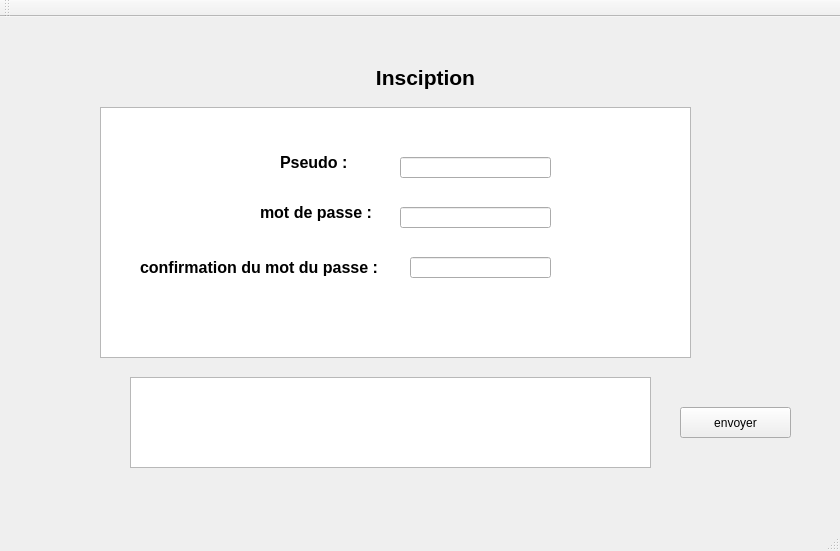
<?xml version="1.0" encoding="UTF-8"?>
<ui version="4.0">
 <class>clientClass</class>
 <widget class="QMainWindow" name="clientClass">
  <property name="geometry">
   <rect>
    <x>0</x>
    <y>0</y>
    <width>840</width>
    <height>551</height>
   </rect>
  </property>
  <property name="windowTitle">
   <string>client</string>
  </property>
  <widget class="QWidget" name="centralWidget">
   <widget class="QPushButton" name="connexionButton">
    <property name="geometry">
     <rect>
      <x>380</x>
      <y>310</y>
      <width>111</width>
      <height>31</height>
     </rect>
    </property>
    <property name="toolTip">
     <string>&lt;html&gt;&lt;head/&gt;&lt;body&gt;&lt;p align=&quot;center&quot;&gt;&lt;br/&gt;&lt;/p&gt;&lt;/body&gt;&lt;/html&gt;</string>
    </property>
    <property name="styleSheet">
     <string notr="true">font: 8pt &quot;Noto Sans Arabic&quot;;</string>
    </property>
    <property name="text">
     <string>Connexion</string>
    </property>
   </widget>
   <widget class="QPushButton" name="inscriptionButton">
    <property name="geometry">
     <rect>
      <x>380</x>
      <y>370</y>
      <width>111</width>
      <height>31</height>
     </rect>
    </property>
    <property name="text">
     <string>Inscription</string>
    </property>
   </widget>
   <widget class="QLineEdit" name="speudoLineEdit">
    <property name="geometry">
     <rect>
      <x>370</x>
      <y>150</y>
      <width>141</width>
      <height>31</height>
     </rect>
    </property>
   </widget>
   <widget class="QLineEdit" name="mot_passeLineEdit">
    <property name="geometry">
     <rect>
      <x>370</x>
      <y>240</y>
      <width>141</width>
      <height>31</height>
     </rect>
    </property>
   </widget>
   <widget class="QLabel" name="pseudo">
    <property name="geometry">
     <rect>
      <x>260</x>
      <y>150</y>
      <width>91</width>
      <height>41</height>
     </rect>
    </property>
    <property name="text">
     <string>&lt;html&gt;&lt;head/&gt;&lt;body&gt;&lt;p&gt;&lt;span style=&quot; font-size:12pt; font-weight:600;&quot;&gt;pseudo :&lt;/span&gt;&lt;/p&gt;&lt;/body&gt;&lt;/html&gt;</string>
    </property>
   </widget>
   <widget class="QLabel" name="connexion">
    <property name="geometry">
     <rect>
      <x>360</x>
      <y>90</y>
      <width>161</width>
      <height>31</height>
     </rect>
    </property>
    <property name="text">
     <string>&lt;html&gt;&lt;head/&gt;&lt;body&gt;&lt;p align=&quot;center&quot;&gt;&lt;span style=&quot; font-size:18pt; font-weight:600;&quot;&gt;Connexion&lt;/span&gt;&lt;/p&gt;&lt;/body&gt;&lt;/html&gt;</string>
    </property>
   </widget>
   <widget class="QLabel" name="motdepasse">
    <property name="geometry">
     <rect>
      <x>220</x>
      <y>240</y>
      <width>131</width>
      <height>31</height>
     </rect>
    </property>
    <property name="text">
     <string>&lt;html&gt;&lt;head/&gt;&lt;body&gt;&lt;p&gt;&lt;span style=&quot; font-size:12pt; font-weight:600;&quot;&gt;mot de passe :&lt;/span&gt;&lt;/p&gt;&lt;/body&gt;&lt;/html&gt;</string>
    </property>
   </widget>
   <widget class="QLabel" name="dreamscord">
    <property name="geometry">
     <rect>
      <x>60</x>
      <y>10</y>
      <width>251</width>
      <height>71</height>
     </rect>
    </property>
    <property name="text">
     <string>&lt;html&gt;&lt;head/&gt;&lt;body&gt;&lt;p&gt;&lt;img src=&quot;:/newPrefix/reamscord-removebg-preview.png&quot;/&gt;&lt;/p&gt;&lt;/body&gt;&lt;/html&gt;</string>
    </property>
   </widget>
   <widget class="QPlainTextEdit" name="zone_de_test">
    <property name="geometry">
     <rect>
      <x>130</x>
      <y>360</y>
      <width>521</width>
      <height>91</height>
     </rect>
    </property>
   </widget>
   <widget class="QPushButton" name="envoyerButton">
    <property name="geometry">
     <rect>
      <x>680</x>
      <y>390</y>
      <width>111</width>
      <height>31</height>
     </rect>
    </property>
    <property name="text">
     <string>envoyer</string>
    </property>
   </widget>
   <widget class="QPlainTextEdit" name="messageEnvoyer">
    <property name="geometry">
     <rect>
      <x>100</x>
      <y>90</y>
      <width>591</width>
      <height>251</height>
     </rect>
    </property>
   </widget>
   <widget class="QLabel" name="incription">
    <property name="geometry">
     <rect>
      <x>360</x>
      <y>40</y>
      <width>131</width>
      <height>41</height>
     </rect>
    </property>
    <property name="text">
     <string>&lt;html&gt;&lt;head/&gt;&lt;body&gt;&lt;p align=&quot;center&quot;&gt;&lt;span style=&quot; font-size:16pt; font-weight:600;&quot;&gt;Insciption&lt;/span&gt;&lt;/p&gt;&lt;/body&gt;&lt;/html&gt;</string>
    </property>
   </widget>
   <widget class="QLabel" name="pseudolabel_2">
    <property name="geometry">
     <rect>
      <x>280</x>
      <y>130</y>
      <width>161</width>
      <height>31</height>
     </rect>
    </property>
    <property name="text">
     <string>&lt;html&gt;&lt;head/&gt;&lt;body&gt;&lt;p&gt;&lt;span style=&quot; font-size:12pt; font-weight:600;&quot;&gt; Pseudo :&lt;/span&gt;&lt;/p&gt;&lt;/body&gt;&lt;/html&gt;</string>
    </property>
   </widget>
   <widget class="QLabel" name="motDePasselabel_3">
    <property name="geometry">
     <rect>
      <x>260</x>
      <y>180</y>
      <width>201</width>
      <height>31</height>
     </rect>
    </property>
    <property name="text">
     <string>&lt;html&gt;&lt;head/&gt;&lt;body&gt;&lt;p&gt;&lt;span style=&quot; font-size:12pt; font-weight:600;&quot;&gt; mot de passe :&lt;/span&gt;&lt;/p&gt;&lt;/body&gt;&lt;/html&gt;</string>
    </property>
   </widget>
   <widget class="QLabel" name="confirmationMDPlabel_4">
    <property name="geometry">
     <rect>
      <x>140</x>
      <y>240</y>
      <width>261</width>
      <height>21</height>
     </rect>
    </property>
    <property name="text">
     <string>&lt;html&gt;&lt;head/&gt;&lt;body&gt;&lt;p&gt;&lt;span style=&quot; font-size:12pt; font-weight:600;&quot;&gt;confirmation du mot du passe :&lt;/span&gt;&lt;/p&gt;&lt;/body&gt;&lt;/html&gt;</string>
    </property>
   </widget>
   <widget class="QLineEdit" name="speudoinscritionlineEdit">
    <property name="geometry">
     <rect>
      <x>400</x>
      <y>140</y>
      <width>151</width>
      <height>21</height>
     </rect>
    </property>
   </widget>
   <widget class="QLineEdit" name="MDPlineEdit_2">
    <property name="geometry">
     <rect>
      <x>400</x>
      <y>190</y>
      <width>151</width>
      <height>21</height>
     </rect>
    </property>
   </widget>
   <widget class="QLineEdit" name="lineEdit_3">
    <property name="geometry">
     <rect>
      <x>410</x>
      <y>240</y>
      <width>141</width>
      <height>21</height>
     </rect>
    </property>
   </widget>
  </widget>
  <widget class="QMenuBar" name="menuBar">
   <property name="geometry">
    <rect>
     <x>0</x>
     <y>0</y>
     <width>840</width>
     <height>21</height>
    </rect>
   </property>
  </widget>
  <widget class="QToolBar" name="mainToolBar">
   <attribute name="toolBarArea">
    <enum>TopToolBarArea</enum>
   </attribute>
   <attribute name="toolBarBreak">
    <bool>false</bool>
   </attribute>
  </widget>
  <widget class="QStatusBar" name="statusBar"/>
 </widget>
 <layoutdefault spacing="6" margin="11"/>
 <resources>
  <include location="client.qrc"/>
 </resources>
 <connections/>
</ui>
